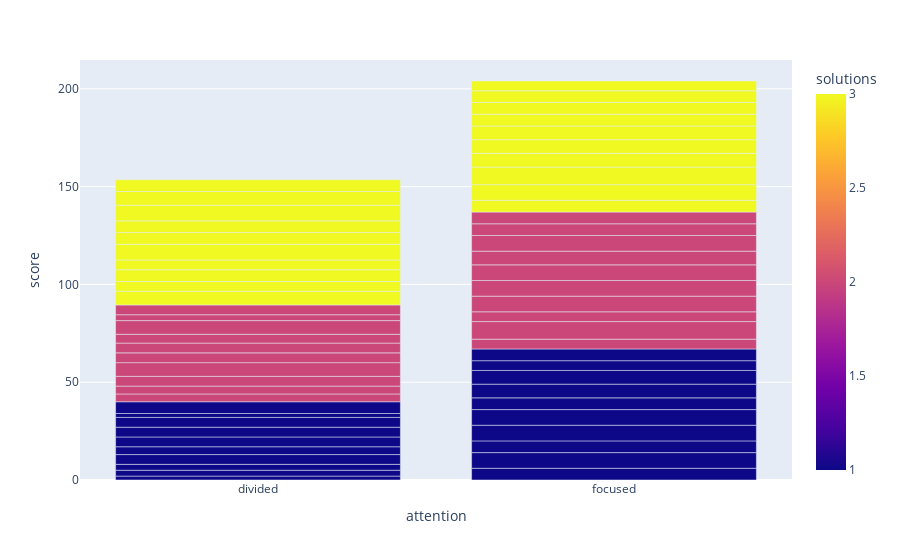

This figure's notebook cell:
### Code cell
px.bar(df, x='attention', y='score', color='solutions')

### Figure 1 — Plotly figure (JSON) as saved in the notebook; plotly's stock layout.template omitted (floating-point values rounded to 4 significant figures)
{"data": [{"alignmentgroup": "True", "hovertemplate": "attention=%{x}<br>score=%{y}<br>solutions=%{marker.color}<extra></extra>", "legendgroup": "", "marker": {"color": [1, 1, 1, 1, 1, 1, 1, 1, 1, 1, 1, 1, 1, 1, 1, 1, 1, 1, 1, 1, 2, 2, 2, 2, 2, 2, 2, 2, 2, 2, 2, 2, 2, 2, 2, 2, 2, 2, 2, 2, 3, 3, 3, 3, 3, 3, 3, 3, 3, 3, 3, 3, 3, 3, 3, 3, 3, 3, 3, 3], "coloraxis": "coloraxis"}, "name": "", "offsetgroup": "", "orientation": "v", "showlegend": false, "textposition": "auto", "type": "bar", "x": ["divided", "divided", "divided", "divided", "divided", "divided", "divided", "divided", "divided", "divided", "focused", "focused", "focused", "focused", "focused", "focused", "focused", "focused", "focused", "focused", "divided", "divided", "divided", "divided", "divided", "divided", "divided", "divided", "divided", "divided", "focused", "focused", "focused", "focused", "focused", "focused", "focused", "focused", "focused", "focused", "divided", "divided", "divided", "divided", "divided", "divided", "divided", "divided", "divided", "divided", "focused", "focused", "focused", "focused", "focused", "focused", "focused", "focused", "focused", "focused"], "xaxis": "x", "y": [2, 3, 3, 5, 4, 5, 5, 5, 2, 6, 6, 8, 6, 8, 8, 6, 7, 7, 5, 6, 4, 4, 5, 7, 5, 5, 4.5, 7, 3, 5, 5, 9, 5, 8, 8, 8, 7, 8, 6, 6, 7, 5, 6, 5, 8, 6, 6, 8, 7, 6, 6, 8, 9, 7, 7, 7, 6, 6, 6, 5], "yaxis": "y"}], "layout": {"barmode": "relative", "coloraxis": {"colorbar": {"title": {"text": "solutions"}}, "colorscale": [[0, "#0d0887"], [0.1111, "#46039f"], [0.2222, "#7201a8"], [0.3333, "#9c179e"], [0.4444, "#bd3786"], [0.5556, "#d8576b"], [0.6667, "#ed7953"], [0.7778, "#fb9f3a"], [0.8889, "#fdca26"], [1, "#f0f921"]]}, "legend": {"tracegroupgap": 0}, "margin": {"t": 60}, "xaxis": {"anchor": "y", "domain": [0, 1], "title": {"text": "attention"}}, "yaxis": {"anchor": "x", "domain": [0, 1], "title": {"text": "score"}}}}
